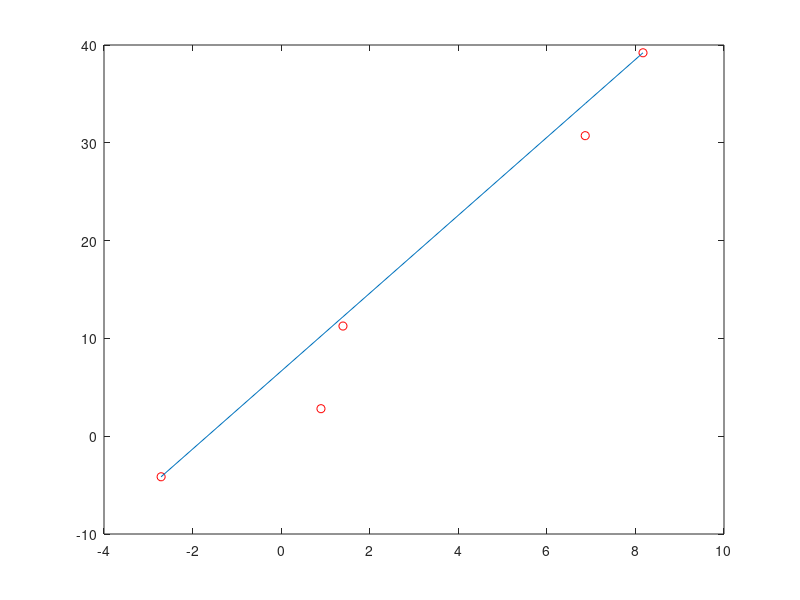

MATLAB code for this plot: (Note: this script raises an error after producing the figure.)
close all
clc
clear 

x1 = [8.1710 6.8664 1.3960 0.8992 -2.7101];
y1 = [39.2053 30.7299 11.2640 2.8130 -4.1482];
figure(1)
plot(x1,y1, 'ro')

x = [x1(1) 1 ; x1(5) 1];
y = [y1(1); y1(5)];
solu = x\y;

b0 = solu(2);
b1 = solu(1);
z = b0 + b1*x1;
hold on
plot(x1,z)

erro1 = abs(y1 - z)

[b, r2, s2, ALCc] = regressao_linear_en(1,x1',y1');
printf("Coeficiente de determinação: %f\n\n\n",r2)
z0 = b(1) + x1*b(2);
hold on
plot(x1,z0, 'g')
%%------------------------------------------------------------------------------

x2 = [7.6784 3.1249 2.1721 1.3425 -5.2367];
y2 = [0.2369 -1.2767 -1.2050 -2.8443 -8.4783];
figure(2)
plot(x2,y2, 'ro')

x = [x2(1) 1 ; x2(5) 1];
y = [y2(1); y2(5)];
solu = x\y;

b0 = solu(2);
b1 = solu(1);
z = b0 + b1*x2;
hold on
plot(x2,z)

erro2 = abs(y2 - z)

[b, r2, s2, ALCc] = regressao_linear_en(1,x2',y2');
printf("Coeficiente de determinação: %f\n\n\n",r2)
z0 = b(1) + x2*b(2);
hold on
plot(x2,z0, 'g')
%%------------------------------------------------------------------------------

x3 = [3.7796 1.8787 -1.0432  -4.1964 -6.7271];
y3 = [0.3356 0.0450 0.0535 -0.0329 -0.0214];
figure(3)
plot(x3,y3, 'ro')

x = [x3(1) 1 ; x3(5) 1];
y = [y3(1); y3(5)];
solu = x\y;

b0 = solu(2);
b1 = solu(1);
z = b0 + b1*x3;
hold on
plot(x3,z)

erro3 = abs(y3 - z)

[b, r2, s2, ALCc] = regressao_linear_en(1,x3',y3');
printf("Coeficiente de determinação: %f\n\n\n",r2)
z0 = b(1) + x3*b(2);
hold on
plot(x3,z0, 'g')
%%------------------------------------------------------------------------------

x4 = [1.2867 -0.5849 -0.8381 -0.9192 -4.1909];
y4 = [16.4650 23.2295 22.8824 43.1092 77.7867];
figure(4)
plot(x4,y4, 'ro')

x = [x4(1) 1 ; x4(5) 1];
y = [y4(1); y4(5)];
solu = x\y;

b0 = solu(2);
b1 = solu(1);
z = b0 + b1*x4;
hold on
plot(x4,z)

erro4 = abs(y4 - z)

[b, r2, s2, ALCc] = regressao_linear_en(1,x4',y4');
printf("Coeficiente de determinação: %f\n\n\n",r2)
z0 = b(1) + x4*b(2);
hold on
plot(x4,z0, 'g')
%%------------------------------------------------------------------------------

 